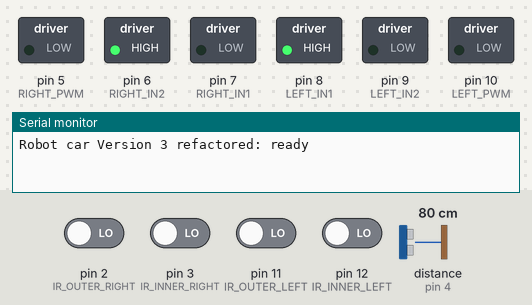
Recording of a sketch running on a simulated Arduino Uno, built with avr-gcc and run on an emulated ATmega328P. Parts: switched loads named in the sketch (green lamp = pin HIGH), the last lines printed to the serial monitor. Wiring (inferred from the names in the program): ultrasonic range finder: trigger pin 13; echo pin 4. Dashed ring = blinking. Inputs (shaded band) come from the test bench; at power-on: pin 2 (IR_OUTER_RIGHT), pin 3 (IR_INNER_RIGHT), pin 11 (IR_OUTER_LEFT), pin 12 (IR_INNER_LEFT) LOW, distance to the obstacle (sensor on pin 4) 80 cm. The echo pulse lasts 58.3 µs per cm; pins used as bus, display or sensor lines are not drawn.

Above: at 1.29 s.
1.3 s: distance to the obstacle (sensor on pin 4) set to 18 cm
4.3 s: distance to the obstacle (sensor on pin 4) set to 13 cm
At 6.9 s:
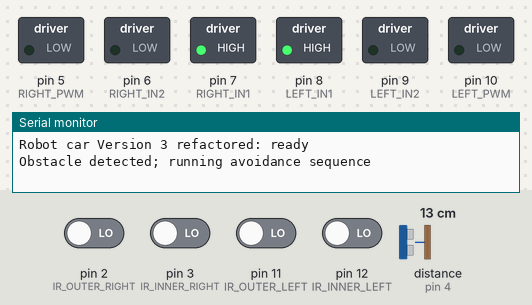
7.3 s: pin 2 (IR_OUTER_RIGHT) driven HIGH and pin 3 (IR_INNER_RIGHT) driven HIGH
10.3 s: distance to the obstacle (sensor on pin 4) set to 35 cm
At 10.9 s:
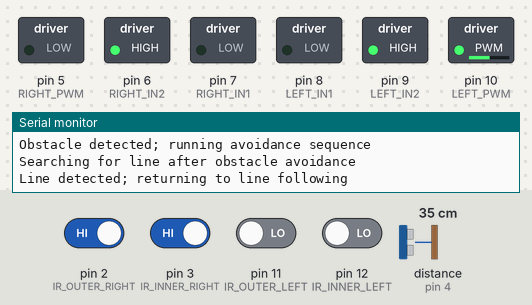
13.3 s: pin 2 (IR_OUTER_RIGHT) driven LOW
At 14.1 s:
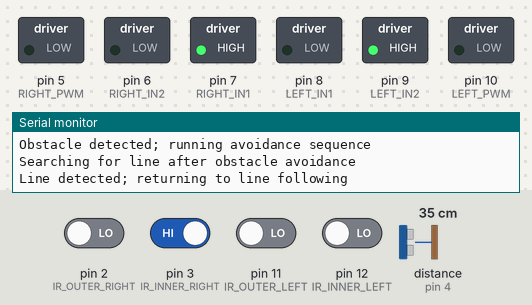
16.3 s: pin 12 (IR_INNER_LEFT) driven HIGH
At 16.47 s:
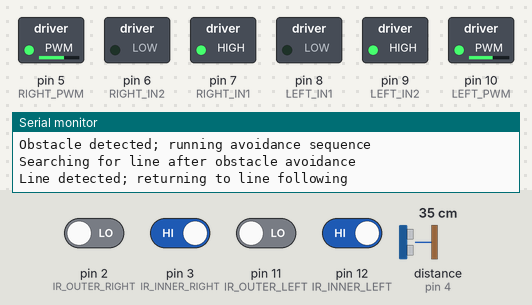
Timing chart, 0 to 20.3 s (numbered marks = the images above; inputs shaded):
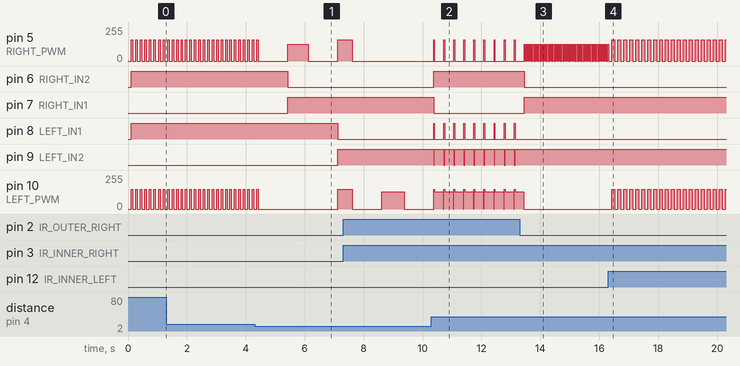

Measured:
- the behaviour switches between 16 and 15 cm on distance to the obstacle (sensor on pin 4) (found by bisection; images 0 and 1)
- after the input at 4.3 s, pin 6 (RIGHT_IN2): HIGH → LOW after 1.1 s; pin 7 (RIGHT_IN1): LOW → HIGH after 1.1 s; pin 8 (LEFT_IN1): HIGH → LOW after 2.8 s; pin 9 (LEFT_IN2): LOW → HIGH after 2.8 s
- after the input at 10.3 s, pin 6 (RIGHT_IN2): LOW → HIGH after 0.07 s; pin 7 (RIGHT_IN1): HIGH → LOW after 0.07 s; pin 8 (LEFT_IN1): alternates HIGH for 0.03 s and LOW for 0.31 s, starting after 0.07 s; pin 9 (LEFT_IN2): alternates HIGH for 0.31 s and LOW for 0.03 s, starting after 0.07 s
- after the input at 13.3 s, pin 5 (RIGHT_PWM): alternates 125/255 for 0.03 s and 0/255 for 0.01 s, starting after 0.15 s; pin 6 (RIGHT_IN2): HIGH → LOW after 0.15 s; pin 7 (RIGHT_IN1): LOW → HIGH after 0.15 s; pin 8 (LEFT_IN1): stops changing and stays LOW; pin 9 (LEFT_IN2): stops changing and stays HIGH
- after the input at 16.3 s, pin 5 (RIGHT_PWM): alternates 158/255 for 0.10 s and 0/255 for 0.10 s, starting after 0.13 s; pin 10 (LEFT_PWM): alternates 150/255 for 0.10 s and 0/255 for 0.10 s, starting after 0.13 s
- by itself, pin 5 (RIGHT_PWM): alternates 158/255 for 0.03 s and 0/255 for 0.31 s
- by itself, pin 10 (LEFT_PWM): repeats every 0.34 s: 130/255 0.30 s, 0/255 0.01 s, 150/255 0.03 s

The sketch:

robot_car_v3_refactored.ino
```cpp
/*
  Arduino Autonomous Robot Car — Version 3 (Refactored)

  Based on the user's Version 3 sketch. Motor directions, pin assignments,
  PWM settings and maneuver durations are carried over from that version.

  Improvements:
    - Timed maneuvers use millis() rather than delay().
    - Obstacle recovery has a finite 8-second search limit.
    - Ultrasonic pulseIn() has a timeout; missing echoes stop the robot.
    - Only one IR decision is selected at a time (outer sensors first).
    - Control modes make the behavior explicit and easier to debug.

  IMPORTANT: Not verified on the original robot hardware. Confirm wiring,
  IR polarities, wheel rotation and clearances before placing on the floor.
*/

#include <Arduino.h>

// ---- Hardware pins (as provided in Version 3) -------------------------
constexpr uint8_t TRIG_PIN = 13;
constexpr uint8_t ECHO_PIN = 4;

constexpr uint8_t LEFT_IN1 = 8;
constexpr uint8_t LEFT_IN2 = 9;
constexpr uint8_t LEFT_PWM = 10;
constexpr uint8_t RIGHT_IN1 = 7;
constexpr uint8_t RIGHT_IN2 = 6;
constexpr uint8_t RIGHT_PWM = 5;

constexpr uint8_t IR_INNER_RIGHT = 3;
constexpr uint8_t IR_INNER_LEFT = 12;
constexpr uint8_t IR_OUTER_RIGHT = 2;
constexpr uint8_t IR_OUTER_LEFT = 11;

// ---- Version 3 motor calibration ---------------------------------------
constexpr uint8_t PWM_STRAIGHT_LEFT = 150;
constexpr uint8_t PWM_STRAIGHT_RIGHT = 158;
constexpr uint8_t PWM_TURN_LEFT = 125;  // Right motor during left turn
constexpr uint8_t PWM_TURN_RIGHT = 130; // Left motor during right turn

// ---- Safety/measurement policy introduced by this refactor ------------
constexpr float OBSTACLE_THRESHOLD_CM = 15.0f;
constexpr unsigned long ECHO_TIMEOUT_US = 30000UL; // 30 ms max wait
constexpr unsigned long SONAR_INTERVAL_MS = 80UL;
constexpr unsigned long SEARCH_TIMEOUT_MS = 8000UL; // Changed from unbounded loop

// ---- Motor commands ----------------------------------------------------
enum Motion : uint8_t { STOP, FORWARD, BACKWARD, TURN_LEFT, TURN_RIGHT };

void drive(Motion motion) {
  switch (motion) {
    case FORWARD:
      digitalWrite(LEFT_IN1, LOW);
      digitalWrite(LEFT_IN2, HIGH);
      digitalWrite(RIGHT_IN1, HIGH);
      digitalWrite(RIGHT_IN2, LOW);
      analogWrite(LEFT_PWM, PWM_STRAIGHT_LEFT);
      analogWrite(RIGHT_PWM, PWM_STRAIGHT_RIGHT);
      break;
    case BACKWARD:
      digitalWrite(LEFT_IN1, HIGH);
      digitalWrite(LEFT_IN2, LOW);
      digitalWrite(RIGHT_IN1, LOW);
      digitalWrite(RIGHT_IN2, HIGH);
      analogWrite(LEFT_PWM, PWM_STRAIGHT_LEFT);
      analogWrite(RIGHT_PWM, PWM_STRAIGHT_RIGHT);
      break;
    case TURN_LEFT:
      analogWrite(LEFT_PWM, 0);
      digitalWrite(RIGHT_IN1, HIGH);
      digitalWrite(RIGHT_IN2, LOW);
      analogWrite(RIGHT_PWM, PWM_TURN_LEFT);
      break;
    case TURN_RIGHT:
      digitalWrite(LEFT_IN1, LOW);
      digitalWrite(LEFT_IN2, HIGH);
      analogWrite(LEFT_PWM, PWM_TURN_RIGHT);
      analogWrite(RIGHT_PWM, 0);
      break;
    case STOP:
    default:
      analogWrite(LEFT_PWM, 0);
      analogWrite(RIGHT_PWM, 0);
      break;
  }
}

// ---- Timed sequences (original Version 3 timings) ---------------------
struct TimedStep {
  Motion motion;
  uint16_t durationMs;
};

const TimedStep OBSTACLE_STEPS[] = {
  {STOP, 1000}, {TURN_LEFT, 700}, {STOP, 1000},
  {FORWARD, 500}, {STOP, 1000}, {TURN_RIGHT, 750}, {STOP, 1000}
};
const TimedStep OUTER_RIGHT_STEPS[] = {
  {BACKWARD, 30}, {TURN_RIGHT, 300}, {STOP, 10}
};
const TimedStep OUTER_LEFT_STEPS[] = {
  {BACKWARD, 30}, {TURN_LEFT, 500}, {STOP, 10}
};
const TimedStep INNER_BOTH_HIGH_STEPS[] = {
  {STOP, 100}, {FORWARD, 100}
};
const TimedStep INNER_LEFT_LOW_STEPS[] = {
  {TURN_LEFT, 30}, {STOP, 10}
};
const TimedStep INNER_RIGHT_LOW_STEPS[] = {
  {TURN_RIGHT, 30}, {STOP, 10}
};
const TimedStep INNER_BOTH_LOW_STEPS[] = {
  {STOP, 100}, {BACKWARD, 50}
};

template <size_t N>
constexpr uint8_t stepCount(const TimedStep (&)[N]) {
  return static_cast<uint8_t>(N);
}

enum ControllerMode : uint8_t {
  FOLLOW_LINE,
  EXECUTE_STEPS,
  SEARCH_FOR_LINE,
  SONAR_FAULT,
  SEARCH_TIMEOUT_FAULT
};

ControllerMode mode = FOLLOW_LINE;
const TimedStep* activeSteps = nullptr;
uint8_t activeStepCount = 0;
uint8_t activeStepIndex = 0;
unsigned long stepStartedAt = 0;
bool searchAfterSteps = false;
unsigned long searchStartedAt = 0;
bool searchForward = true;
unsigned long searchPhaseStartedAt = 0;
unsigned long lastSonarAt = 0;

void startTimedSteps(const TimedStep* steps, uint8_t count,
                     bool searchAfter, unsigned long now) {
  activeSteps = steps;
  activeStepCount = count;
  activeStepIndex = 0;
  searchAfterSteps = searchAfter;
  stepStartedAt = now;
  mode = EXECUTE_STEPS;
  drive(activeSteps[0].motion);
}

void beginLineSearch(unsigned long now) {
  mode = SEARCH_FOR_LINE;
  searchStartedAt = now;
  searchPhaseStartedAt = now;
  searchForward = true;
  drive(FORWARD); // Version 3: forward 100 ms, stop 500 ms, repeat
  Serial.println(F("Searching for line after obstacle avoidance"));
}

void updateTimedSteps(unsigned long now) {
  if (now - stepStartedAt < activeSteps[activeStepIndex].durationMs) return;
  ++activeStepIndex;
  if (activeStepIndex >= activeStepCount) {
    drive(STOP);
    if (searchAfterSteps) {
      beginLineSearch(now);
    } else {
      mode = FOLLOW_LINE;
    }
    return;
  }
  stepStartedAt = now;
  drive(activeSteps[activeStepIndex].motion);
}

void updateLineSearch(unsigned long now) {
  // Original Version 3 continued while BOTH inner sensors were LOW.
  // Here, either HIGH reading exits the search. Verify polarity on hardware.
  if (digitalRead(IR_INNER_LEFT) == HIGH ||
      digitalRead(IR_INNER_RIGHT) == HIGH) {
    drive(STOP);
    mode = FOLLOW_LINE;
    Serial.println(F("Line detected; returning to line following"));
    return;
  }

  if (now - searchStartedAt >= SEARCH_TIMEOUT_MS) {
    drive(STOP);
    mode = SEARCH_TIMEOUT_FAULT; // Latched until reboot, by design
    Serial.println(F("FAULT: line not found within search timeout; reset required"));
    return;
  }

  const unsigned long phaseMs = searchForward ? 100UL : 500UL;
  if (now - searchPhaseStartedAt >= phaseMs) {
    searchForward = !searchForward;
    searchPhaseStartedAt = now;
    drive(searchForward ? FORWARD : STOP);
  }
}

// Returns false if pulseIn timed out. No echo is NOT treated as zero distance.
bool measureDistanceCm(float& cm) {
  digitalWrite(TRIG_PIN, LOW);
  delayMicroseconds(5);
  digitalWrite(TRIG_PIN, HIGH);
  delayMicroseconds(10);
  digitalWrite(TRIG_PIN, LOW);

  const unsigned long durationUs = pulseIn(ECHO_PIN, HIGH, ECHO_TIMEOUT_US);
  if (durationUs == 0) return false;
  cm = durationUs * 0.0343f * 0.5f;
  return true;
}

void chooseLineAction(unsigned long now) {
  // A priority chain prevents multiple movement plans in one iteration.
  const bool outerRight = digitalRead(IR_OUTER_RIGHT) == HIGH;
  const bool outerLeft = digitalRead(IR_OUTER_LEFT) == HIGH;
  const bool innerLeft = digitalRead(IR_INNER_LEFT) == HIGH;
  const bool innerRight = digitalRead(IR_INNER_RIGHT) == HIGH;

  if (outerRight && !outerLeft) {
    startTimedSteps(OUTER_RIGHT_STEPS, stepCount(OUTER_RIGHT_STEPS), false, now);
  } else if (!outerRight && outerLeft) {
    startTimedSteps(OUTER_LEFT_STEPS, stepCount(OUTER_LEFT_STEPS), false, now);
  } else if (innerLeft && innerRight) {
    startTimedSteps(INNER_BOTH_HIGH_STEPS, stepCount(INNER_BOTH_HIGH_STEPS), false, now);
  } else if (!innerLeft && innerRight) {
    startTimedSteps(INNER_LEFT_LOW_STEPS, stepCount(INNER_LEFT_LOW_STEPS), false, now);
  } else if (innerLeft && !innerRight) {
    startTimedSteps(INNER_RIGHT_LOW_STEPS, stepCount(INNER_RIGHT_LOW_STEPS), false, now);
  } else {
    startTimedSteps(INNER_BOTH_LOW_STEPS, stepCount(INNER_BOTH_LOW_STEPS), false, now);
  }
}

void setup() {
  Serial.begin(115200);

  pinMode(TRIG_PIN, OUTPUT);
  pinMode(ECHO_PIN, INPUT);
  pinMode(LEFT_IN1, OUTPUT);
  pinMode(LEFT_IN2, OUTPUT);
  pinMode(LEFT_PWM, OUTPUT);
  pinMode(RIGHT_IN1, OUTPUT);
  pinMode(RIGHT_IN2, OUTPUT);
  pinMode(RIGHT_PWM, OUTPUT);
  pinMode(IR_INNER_RIGHT, INPUT);
  pinMode(IR_INNER_LEFT, INPUT);
  pinMode(IR_OUTER_RIGHT, INPUT);
  pinMode(IR_OUTER_LEFT, INPUT);

  digitalWrite(TRIG_PIN, LOW);
  drive(STOP);
  lastSonarAt = millis() - SONAR_INTERVAL_MS; // Read at startup
  Serial.println(F("Robot car Version 3 refactored: ready"));
}

void loop() {
  const unsigned long now = millis();

  if (mode == EXECUTE_STEPS) {
    updateTimedSteps(now);
    return;
  }
  if (mode == SEARCH_FOR_LINE) {
    updateLineSearch(now);
    return;
  }
  if (mode == SEARCH_TIMEOUT_FAULT) {
    drive(STOP);
    return;
  }

  // Sonar is sampled during line-follow mode and while recovering from a
  // sensor fault. During timed steps it is not sampled (documented limit).
  if (now - lastSonarAt >= SONAR_INTERVAL_MS) {
    lastSonarAt = now;
    float distanceCm = 0.0f;
    if (!measureDistanceCm(distanceCm)) {
      if (mode != SONAR_FAULT) {
        Serial.println(F("FAULT: ultrasonic echo missing; motors stopped"));
      }
      drive(STOP);
      mode = SONAR_FAULT;
      return;
    }

    if (mode == SONAR_FAULT) {
      mode = FOLLOW_LINE;
      Serial.println(F("Ultrasonic echo restored"));
    }
    if (distanceCm < OBSTACLE_THRESHOLD_CM) {
      Serial.println(F("Obstacle detected; running avoidance sequence"));
      startTimedSteps(OBSTACLE_STEPS, stepCount(OBSTACLE_STEPS), true, millis());
      return;
    }
  }

  if (mode == SONAR_FAULT) {
    drive(STOP);
    return;
  }
  chooseLineAction(millis());
}
```
